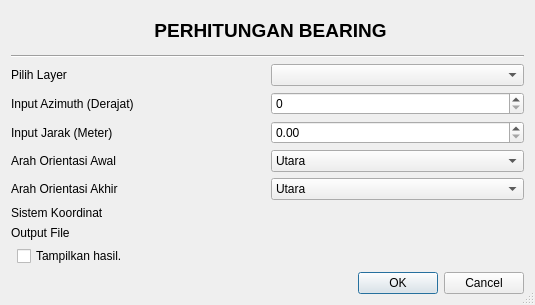
<?xml version="1.0" encoding="UTF-8"?>
<ui version="4.0">
 <class>BearingDialogBase</class>
 <widget class="QDialog" name="BearingDialogBase">
  <property name="geometry">
   <rect>
    <x>0</x>
    <y>0</y>
    <width>535</width>
    <height>305</height>
   </rect>
  </property>
  <property name="windowTitle">
   <string>Perhitungan Bearing</string>
  </property>
  <property name="sizeGripEnabled">
   <bool>true</bool>
  </property>
  <layout class="QGridLayout" name="gridLayout_2">
   <item row="1" column="0" rowspan="2" colspan="2">
    <layout class="QGridLayout" name="gridLayout">
     <item row="2" column="1">
      <widget class="QgsMapLayerComboBox" name="mMapLayerComboBox"/>
     </item>
     <item row="7" column="1">
      <widget class="QgsProjectionSelectionWidget" name="mQgsProjectionSelectionWidget"/>
     </item>
     <item row="5" column="1">
      <widget class="QComboBox" name="comboBox_OrienAwal">
       <item>
        <property name="text">
         <string>Utara</string>
        </property>
       </item>
       <item>
        <property name="text">
         <string>Timur</string>
        </property>
       </item>
       <item>
        <property name="text">
         <string>Barat</string>
        </property>
       </item>
       <item>
        <property name="text">
         <string>Selatan</string>
        </property>
       </item>
      </widget>
     </item>
     <item row="0" column="0" colspan="2">
      <widget class="Line" name="line">
       <property name="orientation">
        <enum>Qt::Horizontal</enum>
       </property>
      </widget>
     </item>
     <item row="3" column="1">
      <widget class="QSpinBox" name="spinBox_Derajat"/>
     </item>
     <item row="6" column="0">
      <widget class="QLabel" name="label_4">
       <property name="text">
        <string>Arah Orientasi Akhir</string>
       </property>
      </widget>
     </item>
     <item row="5" column="0">
      <widget class="QLabel" name="label_3">
       <property name="text">
        <string>Arah Orientasi Awal</string>
       </property>
      </widget>
     </item>
     <item row="4" column="0">
      <widget class="QLabel" name="label_8">
       <property name="text">
        <string>Input Jarak (Meter)</string>
       </property>
      </widget>
     </item>
     <item row="6" column="1">
      <widget class="QComboBox" name="comboBox_OrienAkhir">
       <item>
        <property name="text">
         <string>Utara</string>
        </property>
       </item>
       <item>
        <property name="text">
         <string>Timur</string>
        </property>
       </item>
       <item>
        <property name="text">
         <string>Barat</string>
        </property>
       </item>
       <item>
        <property name="text">
         <string>Selatan</string>
        </property>
       </item>
      </widget>
     </item>
     <item row="2" column="0">
      <widget class="QLabel" name="label_2">
       <property name="text">
        <string>Pilih Layer</string>
       </property>
      </widget>
     </item>
     <item row="4" column="1">
      <widget class="QDoubleSpinBox" name="doubleSpinBox_Jarak"/>
     </item>
     <item row="8" column="0">
      <widget class="QLabel" name="label_6">
       <property name="text">
        <string>Output File </string>
       </property>
      </widget>
     </item>
     <item row="3" column="0">
      <widget class="QLabel" name="label_7">
       <property name="text">
        <string>Input Azimuth (Derajat)</string>
       </property>
      </widget>
     </item>
     <item row="7" column="0">
      <widget class="QLabel" name="label_5">
       <property name="layoutDirection">
        <enum>Qt::LeftToRight</enum>
       </property>
       <property name="text">
        <string>Sistem Koordinat</string>
       </property>
       <property name="alignment">
        <set>Qt::AlignLeading|Qt::AlignLeft|Qt::AlignVCenter</set>
       </property>
      </widget>
     </item>
     <item row="8" column="1">
      <widget class="QgsExternalResourceWidget" name="mQgsExternalResourceWidget">
       <property name="cursor">
        <cursorShape>ArrowCursor</cursorShape>
       </property>
       <property name="focusPolicy">
        <enum>Qt::NoFocus</enum>
       </property>
       <property name="toolTipDuration">
        <number>4</number>
       </property>
      </widget>
     </item>
    </layout>
   </item>
   <item row="3" column="1">
    <widget class="QCheckBox" name="tampilkan_hasil">
     <property name="text">
      <string>Tampilkan hasil.</string>
     </property>
    </widget>
   </item>
   <item row="4" column="1">
    <widget class="QDialogButtonBox" name="button_box">
     <property name="orientation">
      <enum>Qt::Horizontal</enum>
     </property>
     <property name="standardButtons">
      <set>QDialogButtonBox::Cancel|QDialogButtonBox::Ok</set>
     </property>
    </widget>
   </item>
   <item row="0" column="1">
    <widget class="QLabel" name="label">
     <property name="enabled">
      <bool>true</bool>
     </property>
     <property name="maximumSize">
      <size>
       <width>16777197</width>
       <height>16777215</height>
      </size>
     </property>
     <property name="font">
      <font>
       <family>Arial</family>
       <pointsize>14</pointsize>
       <weight>75</weight>
       <bold>true</bold>
       <strikeout>false</strikeout>
      </font>
     </property>
     <property name="text">
      <string>PERHITUNGAN BEARING</string>
     </property>
     <property name="alignment">
      <set>Qt::AlignCenter</set>
     </property>
     <property name="margin">
      <number>1</number>
     </property>
    </widget>
   </item>
  </layout>
 </widget>
 <customwidgets>
  <customwidget>
   <class>QgsExternalResourceWidget</class>
   <extends>QWidget</extends>
   <header>qgsexternalresourcewidget.h</header>
  </customwidget>
  <customwidget>
   <class>QgsMapLayerComboBox</class>
   <extends>QComboBox</extends>
   <header>qgsmaplayercombobox.h</header>
  </customwidget>
  <customwidget>
   <class>QgsProjectionSelectionWidget</class>
   <extends>QWidget</extends>
   <header>qgsprojectionselectionwidget.h</header>
  </customwidget>
 </customwidgets>
 <resources/>
 <connections>
  <connection>
   <sender>button_box</sender>
   <signal>accepted()</signal>
   <receiver>BearingDialogBase</receiver>
   <slot>accept()</slot>
   <hints>
    <hint type="sourcelabel">
     <x>253</x>
     <y>324</y>
    </hint>
    <hint type="destinationlabel">
     <x>20</x>
     <y>20</y>
    </hint>
   </hints>
  </connection>
  <connection>
   <sender>button_box</sender>
   <signal>rejected()</signal>
   <receiver>BearingDialogBase</receiver>
   <slot>reject()</slot>
   <hints>
    <hint type="sourcelabel">
     <x>253</x>
     <y>324</y>
    </hint>
    <hint type="destinationlabel">
     <x>20</x>
     <y>20</y>
    </hint>
   </hints>
  </connection>
 </connections>
</ui>
